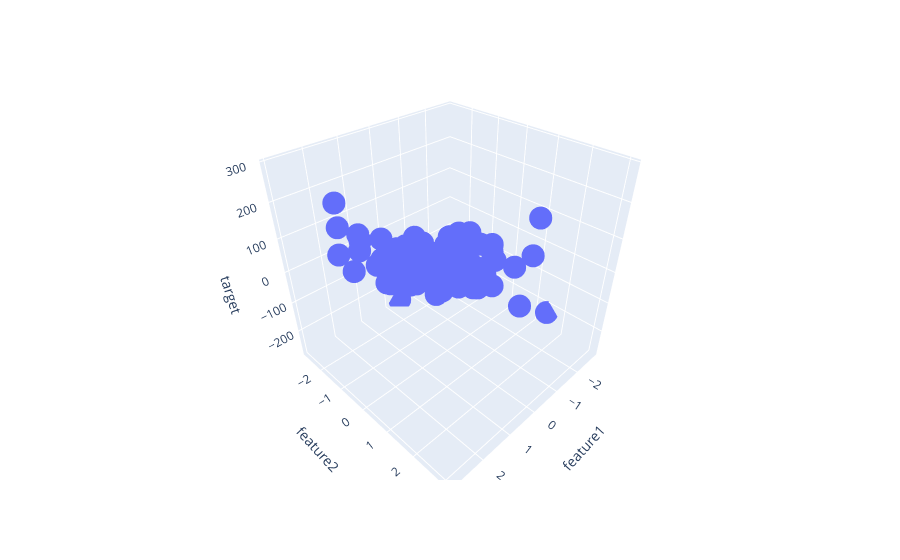

The code cell stored with this chart in its notebook:
### Code cell
fig = px.scatter_3d(df, x='feature1', y='feature2', z='target')

fig.show()
